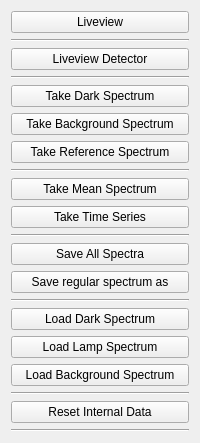
        <widget class="QWidget" name="spectra_tab">
         <property name="enabled">
          <bool>true</bool>
         </property>
         <attribute name="title">
          <string>Spectra</string>
         </attribute>
         <layout class="QVBoxLayout" name="verticalLayout">
          <item>
           <widget class="QPushButton" name="live_button">
            <property name="text">
             <string>Liveview</string>
            </property>
           </widget>
          </item>
          <item>
           <widget class="Line" name="line">
            <property name="orientation">
             <enum>Qt::Horizontal</enum>
            </property>
           </widget>
          </item>
          <item>
           <widget class="QPushButton" name="livedetector_button">
            <property name="text">
             <string>Liveview Detector</string>
            </property>
           </widget>
          </item>
          <item>
           <widget class="Line" name="line_8">
            <property name="orientation">
             <enum>Qt::Horizontal</enum>
            </property>
           </widget>
          </item>
          <item>
           <widget class="QPushButton" name="dark_button">
            <property name="text">
             <string>Take Dark Spectrum</string>
            </property>
           </widget>
          </item>
          <item>
           <widget class="QPushButton" name="bg_button">
            <property name="text">
             <string>Take Background Spectrum</string>
            </property>
           </widget>
          </item>
          <item>
           <widget class="QPushButton" name="ref_button">
            <property name="text">
             <string>Take Reference Spectrum</string>
            </property>
           </widget>
          </item>
          <item>
           <widget class="Line" name="line_2">
            <property name="orientation">
             <enum>Qt::Horizontal</enum>
            </property>
           </widget>
          </item>
          <item>
           <widget class="QPushButton" name="mean_button">
            <property name="text">
             <string>Take Mean Spectrum</string>
            </property>
           </widget>
          </item>
          <item>
           <widget class="QPushButton" name="series_button">
            <property name="text">
             <string>Take Time Series</string>
            </property>
           </widget>
          </item>
          <item>
           <widget class="Line" name="line_3">
            <property name="orientation">
             <enum>Qt::Horizontal</enum>
            </property>
           </widget>
          </item>
          <item>
           <widget class="QPushButton" name="savespectra_button">
            <property name="text">
             <string>Save All Spectra</string>
            </property>
           </widget>
          </item>
          <item>
           <widget class="QPushButton" name="save_button">
            <property name="text">
             <string>Save regular spectrum as</string>
            </property>
           </widget>
          </item>
          <item>
           <widget class="Line" name="line_4">
            <property name="orientation">
             <enum>Qt::Horizontal</enum>
            </property>
           </widget>
          </item>
          <item>
           <widget class="QPushButton" name="loaddark_button">
            <property name="text">
             <string>Load Dark Spectrum</string>
            </property>
           </widget>
          </item>
          <item>
           <widget class="QPushButton" name="loadlamp_button">
            <property name="text">
             <string>Load Lamp Spectrum</string>
            </property>
           </widget>
          </item>
          <item>
           <widget class="QPushButton" name="loadbg_button">
            <property name="text">
             <string>Load Background Spectrum</string>
            </property>
           </widget>
          </item>
          <item>
           <widget class="Line" name="line_5">
            <property name="orientation">
             <enum>Qt::Horizontal</enum>
            </property>
           </widget>
          </item>
          <item>
           <widget class="QPushButton" name="reset_button">
            <property name="text">
             <string>Reset Internal Data</string>
            </property>
           </widget>
          </item>
          <item>
           <widget class="Line" name="line_6">
            <property name="orientation">
             <enum>Qt::Horizontal</enum>
            </property>
           </widget>
          </item>
         </layout>
        </widget>
